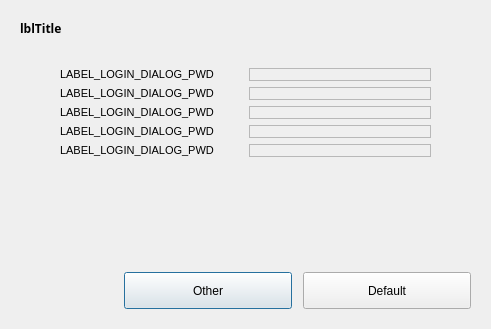
<?xml version="1.0" encoding="UTF-8"?>
<ui version="4.0">
 <class>Dialog</class>
 <widget class="QDialog" name="Dialog">
  <property name="geometry">
   <rect>
    <x>0</x>
    <y>0</y>
    <width>491</width>
    <height>329</height>
   </rect>
  </property>
  <property name="windowTitle">
   <string>Dialog</string>
  </property>
  <property name="autoFillBackground">
   <bool>false</bool>
  </property>
  <layout class="QVBoxLayout" name="verticalLayout_2">
   <item>
    <widget class="QFrame" name="frContainer">
     <property name="frameShape">
      <enum>QFrame::NoFrame</enum>
     </property>
     <property name="frameShadow">
      <enum>QFrame::Raised</enum>
     </property>
     <layout class="QVBoxLayout" name="verticalLayout">
      <item>
       <layout class="QHBoxLayout" name="DialogTitle">
        <property name="bottomMargin">
         <number>5</number>
        </property>
        <item>
         <widget class="QLabel" name="lblTitle">
          <property name="sizePolicy">
           <sizepolicy hsizetype="Preferred" vsizetype="Preferred">
            <horstretch>0</horstretch>
            <verstretch>0</verstretch>
           </sizepolicy>
          </property>
          <property name="maximumSize">
           <size>
            <width>16777215</width>
            <height>45</height>
           </size>
          </property>
          <property name="font">
           <font>
            <family>Century Gothic</family>
            <weight>75</weight>
            <bold>true</bold>
           </font>
          </property>
          <property name="text">
           <string>lblTitle</string>
          </property>
          <property name="wordWrap">
           <bool>true</bool>
          </property>
         </widget>
        </item>
       </layout>
      </item>
      <item>
       <spacer name="verticalSpacer_2">
        <property name="orientation">
         <enum>Qt::Vertical</enum>
        </property>
        <property name="sizeType">
         <enum>QSizePolicy::Preferred</enum>
        </property>
        <property name="sizeHint" stdset="0">
         <size>
          <width>20</width>
          <height>20</height>
         </size>
        </property>
       </spacer>
      </item>
      <item>
       <layout class="QHBoxLayout" name="horizontalLayout">
        <item>
         <spacer name="horizontalSpacer">
          <property name="orientation">
           <enum>Qt::Horizontal</enum>
          </property>
          <property name="sizeType">
           <enum>QSizePolicy::Preferred</enum>
          </property>
          <property name="sizeHint" stdset="0">
           <size>
            <width>40</width>
            <height>20</height>
           </size>
          </property>
         </spacer>
        </item>
        <item>
         <layout class="QGridLayout" name="gridLayout" columnstretch="1,1">
          <item row="4" column="0">
           <widget class="QLabel" name="lblAlprCtrl">
            <property name="text">
             <string>&lt;!DOCTYPE HTML PUBLIC &quot;-//W3C//DTD HTML 4.0//EN&quot; &quot;http://www.w3.org/TR/REC-html40/strict.dtd&quot;&gt;
&lt;html&gt;&lt;head&gt;&lt;meta name=&quot;qrichtext&quot; content=&quot;1&quot; /&gt;&lt;style type=&quot;text/css&quot;&gt;
p, li { white-space: pre-wrap; }
&lt;/style&gt;&lt;/head&gt;&lt;body style=&quot; font-family:'MS Shell Dlg 2'; font-size:8.25pt; font-weight:400; font-style:normal;&quot;&gt;
&lt;p style=&quot; margin-top:0px; margin-bottom:0px; margin-left:0px; margin-right:0px; -qt-block-indent:0; text-indent:0px;&quot;&gt;&lt;span style=&quot; font-size:8pt;&quot;&gt;LABEL_LOGIN_DIALOG_PWD&lt;/span&gt;&lt;/p&gt;&lt;/body&gt;&lt;/html&gt;</string>
            </property>
            <property name="wordWrap">
             <bool>true</bool>
            </property>
           </widget>
          </item>
          <item row="3" column="0">
           <widget class="QLabel" name="lblTrsID">
            <property name="text">
             <string>&lt;!DOCTYPE HTML PUBLIC &quot;-//W3C//DTD HTML 4.0//EN&quot; &quot;http://www.w3.org/TR/REC-html40/strict.dtd&quot;&gt;
&lt;html&gt;&lt;head&gt;&lt;meta name=&quot;qrichtext&quot; content=&quot;1&quot; /&gt;&lt;style type=&quot;text/css&quot;&gt;
p, li { white-space: pre-wrap; }
&lt;/style&gt;&lt;/head&gt;&lt;body style=&quot; font-family:'MS Shell Dlg 2'; font-size:8.25pt; font-weight:400; font-style:normal;&quot;&gt;
&lt;p style=&quot; margin-top:0px; margin-bottom:0px; margin-left:0px; margin-right:0px; -qt-block-indent:0; text-indent:0px;&quot;&gt;&lt;span style=&quot; font-size:8pt;&quot;&gt;LABEL_LOGIN_DIALOG_PWD&lt;/span&gt;&lt;/p&gt;&lt;/body&gt;&lt;/html&gt;</string>
            </property>
            <property name="wordWrap">
             <bool>true</bool>
            </property>
           </widget>
          </item>
          <item row="2" column="0">
           <widget class="QLabel" name="lblEntryDHM">
            <property name="text">
             <string>&lt;!DOCTYPE HTML PUBLIC &quot;-//W3C//DTD HTML 4.0//EN&quot; &quot;http://www.w3.org/TR/REC-html40/strict.dtd&quot;&gt;
&lt;html&gt;&lt;head&gt;&lt;meta name=&quot;qrichtext&quot; content=&quot;1&quot; /&gt;&lt;style type=&quot;text/css&quot;&gt;
p, li { white-space: pre-wrap; }
&lt;/style&gt;&lt;/head&gt;&lt;body style=&quot; font-family:'MS Shell Dlg 2'; font-size:8.25pt; font-weight:400; font-style:normal;&quot;&gt;
&lt;p style=&quot; margin-top:0px; margin-bottom:0px; margin-left:0px; margin-right:0px; -qt-block-indent:0; text-indent:0px;&quot;&gt;&lt;span style=&quot; font-size:8pt;&quot;&gt;LABEL_LOGIN_DIALOG_PWD&lt;/span&gt;&lt;/p&gt;&lt;/body&gt;&lt;/html&gt;</string>
            </property>
            <property name="wordWrap">
             <bool>true</bool>
            </property>
           </widget>
          </item>
          <item row="1" column="0">
           <widget class="QLabel" name="lblEntrylane">
            <property name="text">
             <string>&lt;!DOCTYPE HTML PUBLIC &quot;-//W3C//DTD HTML 4.0//EN&quot; &quot;http://www.w3.org/TR/REC-html40/strict.dtd&quot;&gt;
&lt;html&gt;&lt;head&gt;&lt;meta name=&quot;qrichtext&quot; content=&quot;1&quot; /&gt;&lt;style type=&quot;text/css&quot;&gt;
p, li { white-space: pre-wrap; }
&lt;/style&gt;&lt;/head&gt;&lt;body style=&quot; font-family:'MS Shell Dlg 2'; font-size:8.25pt; font-weight:400; font-style:normal;&quot;&gt;
&lt;p style=&quot; margin-top:0px; margin-bottom:0px; margin-left:0px; margin-right:0px; -qt-block-indent:0; text-indent:0px;&quot;&gt;&lt;span style=&quot; font-size:8pt;&quot;&gt;LABEL_LOGIN_DIALOG_PWD&lt;/span&gt;&lt;/p&gt;&lt;/body&gt;&lt;/html&gt;</string>
            </property>
            <property name="wordWrap">
             <bool>true</bool>
            </property>
           </widget>
          </item>
          <item row="0" column="0">
           <widget class="QLabel" name="lblUsingCode">
            <property name="text">
             <string>&lt;!DOCTYPE HTML PUBLIC &quot;-//W3C//DTD HTML 4.0//EN&quot; &quot;http://www.w3.org/TR/REC-html40/strict.dtd&quot;&gt;
&lt;html&gt;&lt;head&gt;&lt;meta name=&quot;qrichtext&quot; content=&quot;1&quot; /&gt;&lt;style type=&quot;text/css&quot;&gt;
p, li { white-space: pre-wrap; }
&lt;/style&gt;&lt;/head&gt;&lt;body style=&quot; font-family:'MS Shell Dlg 2'; font-size:8.25pt; font-weight:400; font-style:normal;&quot;&gt;
&lt;p style=&quot; margin-top:0px; margin-bottom:0px; margin-left:0px; margin-right:0px; -qt-block-indent:0; text-indent:0px;&quot;&gt;&lt;span style=&quot; font-size:8pt;&quot;&gt;LABEL_LOGIN_DIALOG_PWD&lt;/span&gt;&lt;/p&gt;&lt;/body&gt;&lt;/html&gt;</string>
            </property>
            <property name="wordWrap">
             <bool>true</bool>
            </property>
           </widget>
          </item>
          <item row="0" column="1">
           <widget class="QFrame" name="txtUsingCode">
            <property name="frameShape">
             <enum>QFrame::StyledPanel</enum>
            </property>
            <property name="frameShadow">
             <enum>QFrame::Raised</enum>
            </property>
           </widget>
          </item>
          <item row="1" column="1">
           <widget class="QFrame" name="txtEntryLane">
            <property name="frameShape">
             <enum>QFrame::StyledPanel</enum>
            </property>
            <property name="frameShadow">
             <enum>QFrame::Raised</enum>
            </property>
           </widget>
          </item>
          <item row="2" column="1">
           <widget class="QFrame" name="txtEntryDHM">
            <property name="frameShape">
             <enum>QFrame::StyledPanel</enum>
            </property>
            <property name="frameShadow">
             <enum>QFrame::Raised</enum>
            </property>
           </widget>
          </item>
          <item row="3" column="1">
           <widget class="QFrame" name="txtTrsID">
            <property name="frameShape">
             <enum>QFrame::StyledPanel</enum>
            </property>
            <property name="frameShadow">
             <enum>QFrame::Raised</enum>
            </property>
           </widget>
          </item>
          <item row="4" column="1">
           <widget class="QFrame" name="txtAlprCtrl">
            <property name="frameShape">
             <enum>QFrame::StyledPanel</enum>
            </property>
            <property name="frameShadow">
             <enum>QFrame::Raised</enum>
            </property>
           </widget>
          </item>
         </layout>
        </item>
        <item>
         <spacer name="horizontalSpacer_2">
          <property name="orientation">
           <enum>Qt::Horizontal</enum>
          </property>
          <property name="sizeType">
           <enum>QSizePolicy::Preferred</enum>
          </property>
          <property name="sizeHint" stdset="0">
           <size>
            <width>40</width>
            <height>20</height>
           </size>
          </property>
         </spacer>
        </item>
       </layout>
      </item>
      <item>
       <spacer name="verticalSpacer">
        <property name="orientation">
         <enum>Qt::Vertical</enum>
        </property>
        <property name="sizeHint" stdset="0">
         <size>
          <width>20</width>
          <height>16</height>
         </size>
        </property>
       </spacer>
      </item>
      <item>
       <layout class="QHBoxLayout" name="DialogButtons">
        <property name="topMargin">
         <number>5</number>
        </property>
        <item>
         <spacer name="ButtonAlignSpacer">
          <property name="orientation">
           <enum>Qt::Horizontal</enum>
          </property>
          <property name="sizeHint" stdset="0">
           <size>
            <width>40</width>
            <height>20</height>
           </size>
          </property>
         </spacer>
        </item>
        <item>
         <widget class="QPushButton" name="btnCancel">
          <property name="enabled">
           <bool>true</bool>
          </property>
          <property name="minimumSize">
           <size>
            <width>168</width>
            <height>37</height>
           </size>
          </property>
          <property name="text">
           <string>Other</string>
          </property>
          <property name="default">
           <bool>false</bool>
          </property>
         </widget>
        </item>
        <item>
         <spacer name="ButtonsSpacer">
          <property name="orientation">
           <enum>Qt::Horizontal</enum>
          </property>
          <property name="sizeType">
           <enum>QSizePolicy::Fixed</enum>
          </property>
          <property name="sizeHint" stdset="0">
           <size>
            <width>5</width>
            <height>20</height>
           </size>
          </property>
         </spacer>
        </item>
        <item>
         <widget class="QPushButton" name="btnOK">
          <property name="enabled">
           <bool>true</bool>
          </property>
          <property name="minimumSize">
           <size>
            <width>168</width>
            <height>37</height>
           </size>
          </property>
          <property name="text">
           <string>Default</string>
          </property>
          <property name="default">
           <bool>false</bool>
          </property>
         </widget>
        </item>
       </layout>
      </item>
     </layout>
    </widget>
   </item>
  </layout>
 </widget>
 <resources/>
 <connections/>
</ui>
